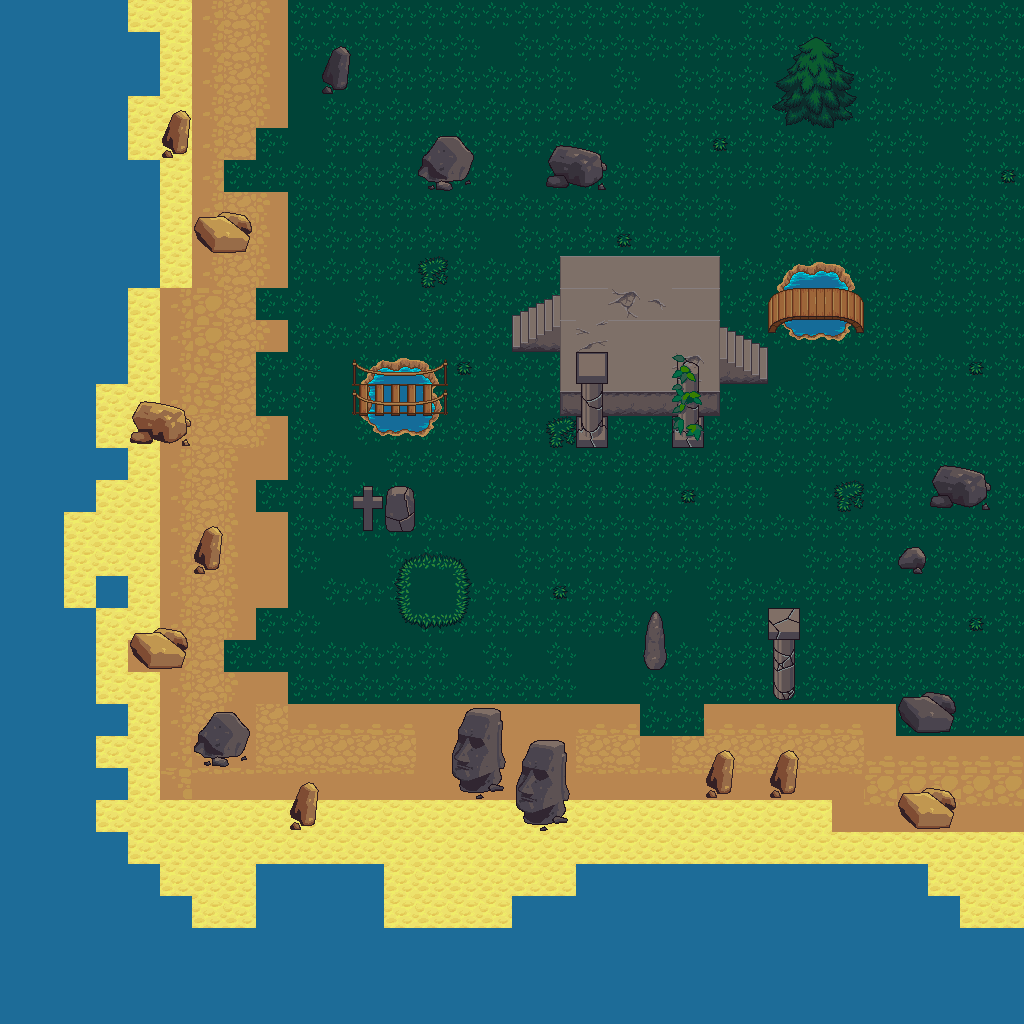

The image is a tile-based game level rendered from a .tmx file. Its description and source (layers, tilesets, objects; grid data summarised) follow:
An orthogonal 32x32 tile map with 32x32 px tiles, 7 tile layers (Terreno, Decoraciones, Escaleras, Primer piso, ...).

<map version="1.0" orientation="orthogonal" renderorder="right-down" width="32" height="32" tilewidth="32" tileheight="32" nextobjectid="1">
 <tileset firstgid="1" name="terrain_atlas" tilewidth="32" tileheight="32" tilecount="1024" columns="32">
  <image source="terrain_atlas.png" width="1024" height="1024" />
 </tileset>
 <layer name="Terreno" width="32" height="32">
  <data>[1024 cells, 1024 non-empty, 14 distinct tile ids]</data>
 </layer>
 <layer name="Decoraciones" width="32" height="32">
  <data>[1024 cells, 10 non-empty, 10 distinct tile ids]</data>
 </layer>
 <layer name="Escaleras" width="32" height="32">
  <data>[1024 cells, 12 non-empty, 12 distinct tile ids]</data>
 </layer>
 <layer name="Primer piso" width="32" height="32">
  <data>[1024 cells, 30 non-empty, 12 distinct tile ids]</data>
 </layer>
 <layer name="Collisions" width="32" height="32">
  <data>[1024 cells, 343 non-empty, 58 distinct tile ids]</data>
 </layer>
 <layer name="Objetos" width="32" height="32">
  <data>[1024 cells, 110 non-empty, 66 distinct tile ids]</data>
 </layer>
 <layer name="Puentes" width="32" height="32">
  <data>[1024 cells, 12 non-empty, 12 distinct tile ids]</data>
 </layer>
</map>
